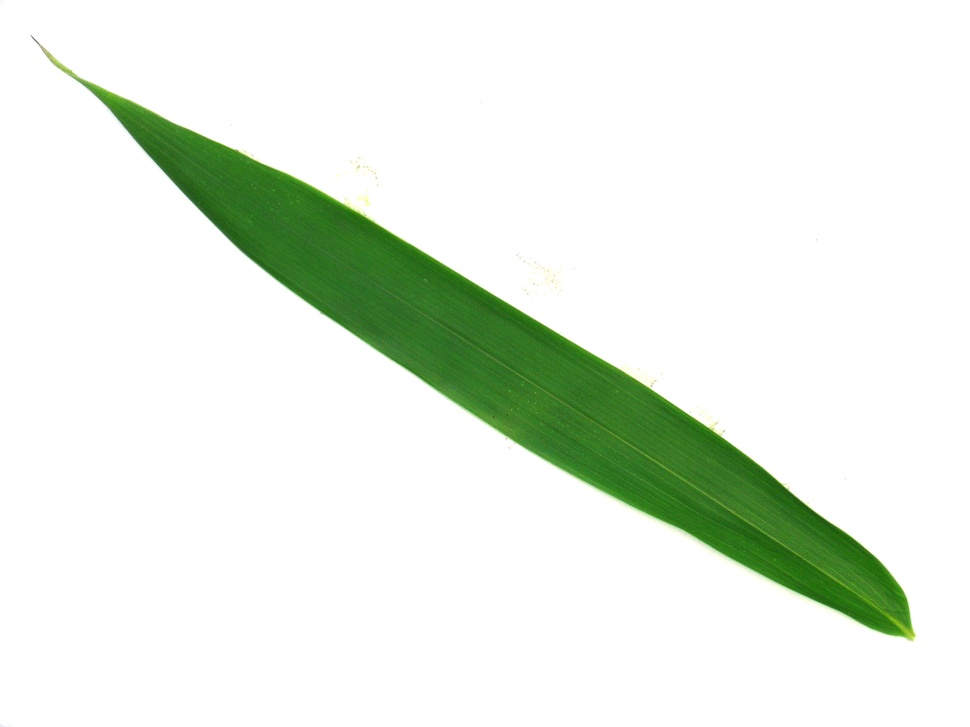
#> input picture data/raw/1025.jpg, 970 x 727 px, shrunk from 1600 x 1200 before the run
$ python shape.py ../../data/raw/1025.jpg
#> lines starting #> are read from the running program, lines starting #| are printed output that depends on the picture; long printed decimals are rounded
### features/extractors/base.py
"""Abstract Base Class — Khuôn mẫu chung cho các Extractor."""

from abc import ABC, abstractmethod
import cv2
import numpy as np


class BaseExtractor(ABC):
    """
    Lớp cơ sở cho mọi feature extractor.

    Mọi extractor phải implement method `extract(image_path) -> dict`.
    Cung cấp sẵn `_read_image()` hỗ trợ đường dẫn Unicode trên Windows.
    """

    def _read_image(self, image_path: str) -> np.ndarray:
        """Đọc ảnh từ đường dẫn, hỗ trợ Unicode Windows."""
#> called with image_path = '../../data/raw/1025.jpg'
        buf = np.fromfile(image_path, dtype=np.uint8)
        image = cv2.imdecode(buf, cv2.IMREAD_COLOR)
#> image is the input picture: shape (727, 970, 3); mean B, G, R 227.9, 238.3, 230.4
        if image is None:
            raise ValueError(f"Không thể đọc ảnh: {image_path}")
        return image

    def _get_leaf_mask(self, image: np.ndarray) -> np.ndarray:
        """Tạo binary mask phân tách lá khỏi nền đen (threshold=10)."""
        gray = cv2.cvtColor(image, cv2.COLOR_BGR2GRAY)
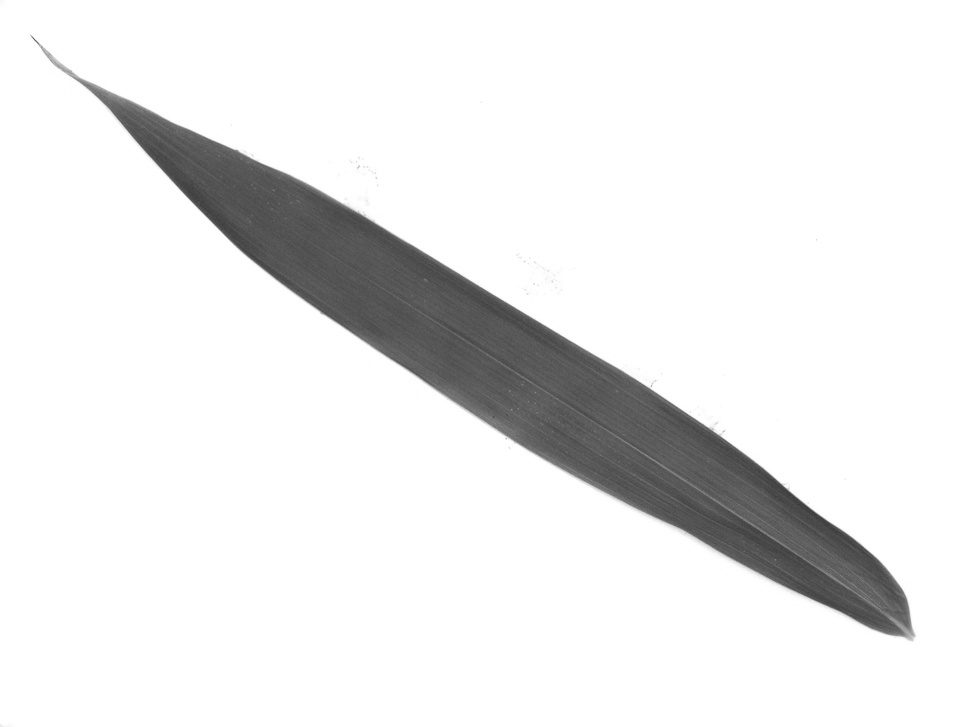
#> gray: shape (727, 970); min 57, max 255, mean 234.8
        _, mask = cv2.threshold(gray, 10, 255, cv2.THRESH_BINARY)
#> mask: shape (727, 970); every value is 255
        return mask

    # [4 lines left out: function extract, not called in this run]

### features/extractors/shape.py
"""Shape extractor — 10 chiều: 7 hình học + 3 Hu moments (log-transformed)."""

import math

import cv2
import numpy as np

from features.extractors.base import BaseExtractor


class ShapeExtractor(BaseExtractor):
    """
    Trích xuất 10 đặc trưng hình dáng từ ảnh lá (giả định nền đen).

    Thứ tự trong vector (bắt buộc — định nghĩa shape_vector VECTOR(10)):
      F01 aspect_ratio          = min(w,h) / max(w,h)
      F02 solidity              = area / convex_area
      F03 circularity           = 4πA / P²
      F04 convexity             = perimeter_hull / perimeter_contour
      F05 extent                = area / (w · h)
      F06 eccentricity          = sqrt(1 - b²/a²) từ fitEllipse
      F07 relative_center_of_mass = min(cy - y_bb, y_bb + h - cy) / h
      F08 hu_1   (log-transformed)
      F09 hu_2   (log-transformed)
      F10 hu_3   (log-transformed)
    """

    def extract(self, image_path: str) -> dict:
        image = self._read_image(image_path)
        mask = self._get_leaf_mask(image)

        contours, _ = cv2.findContours(mask, cv2.RETR_EXTERNAL, cv2.CHAIN_APPROX_SIMPLE)
#> contours = [[[0, 0], [0, 726], [969, 726], [969, 0]]]
        if not contours:
            raise ValueError("Không tìm thấy chiếc lá trong ảnh.")

        c = max(contours, key=cv2.contourArea)
#> c = [[0, 0], [0, 726], [969, 726], [969, 0]]
        area = cv2.contourArea(c)
#> area = 703494
        perimeter = cv2.arcLength(c, True)
#> perimeter = 3390
        if area == 0 or perimeter == 0:
            raise ValueError("Contour không hợp lệ (diện tích hoặc chu vi = 0).")

        x, y, w, h = cv2.boundingRect(c)
#> x = 0; y = 0; w = 970; h = 727

        # F01 aspect_ratio
        aspect_ratio = min(w, h) / max(w, h) if max(w, h) > 0 else 0.0
#> aspect_ratio = 0.749

        # F05 extent
        rect_area = w * h
#> rect_area = 705190
        extent = area / rect_area if rect_area > 0 else 0.0
#> extent = 0.998

        # F02 solidity, F04 convexity
        hull = cv2.convexHull(c)
#> hull = [[969, 0], [969, 726], [0, 726], [0, 0]]
        hull_area = cv2.contourArea(hull)
#> hull_area = 703494
        hull_perimeter = cv2.arcLength(hull, True)
#> hull_perimeter = 3390
        solidity = area / hull_area if hull_area > 0 else 0.0
#> solidity = 1
        convexity = hull_perimeter / perimeter if perimeter > 0 else 0.0
#> convexity = 1

        # F03 circularity
        circularity = (4.0 * math.pi * area) / (perimeter ** 2)
#> circularity = 0.769

        # F06 eccentricity
        eccentricity = 0.0
        if len(c) >= 5:
            (_, _), (MA, ma), _ = cv2.fitEllipse(c)
            a = max(MA, ma) / 2.0
            b = min(MA, ma) / 2.0
            if a > 0:
                eccentricity = math.sqrt(max(0.0, 1.0 - (b ** 2) / (a ** 2)))

        # F07 relative_center_of_mass — khoảng cách trọng tâm tới mép gần hơn / chiều cao bbox
        moments = cv2.moments(c)
#> moments = moments, m00 703494, centre m10/m00, m01/m00 = (484.5, 363)
        relative_center_of_mass = 0.0
        if moments["m00"] != 0 and h > 0:
            cy = moments["m01"] / moments["m00"]
#> cy = 363
            relative_center_of_mass = min(cy - y, (y + h) - cy) / h
#> relative_center_of_mass = 0.499

        # F08-F10 Hu moments với log-transform: -sign(h) · log10(|h|)
        hu_raw = cv2.HuMoments(moments).flatten()
#> hu_raw = [0.174, 0.00238, 9.96e-34, 1.11e-34, 1.03e-68, -3.24e-36, -3.53e-68]
        hu = []
        for i in range(3):
            val = float(hu_raw[i])
            if val == 0.0:
                hu.append(0.0)
            else:
                hu.append(-math.copysign(1.0, val) * math.log10(abs(val) + 1e-10))
#> this loop made 3 passes
#> val on passes 1 to 3: 0.174, 0.00238, 9.96e-34
#> after the loop, hu = [0.76, 2.62, 10]

        return {
            "aspect_ratio": float(aspect_ratio),
            "solidity": float(solidity),
            "circularity": float(circularity),
            "convexity": float(convexity),
            "extent": float(extent),
            "eccentricity": float(eccentricity),
            "relative_center_of_mass": float(relative_center_of_mass),
            "hu_moment_1": hu[0],
            "hu_moment_2": hu[1],
            "hu_moment_3": hu[2],
        }


if __name__ == "__main__":
    import os
    import sys

    test_image = sys.argv[1] if len(sys.argv) > 1 else \
        "d:/tailieuhoctap/Nam4Ky2/Multimedia_database_system/leafsearch_project/data/processed/1001.jpg"

    if not os.path.exists(test_image):
        print(f"Ảnh test không tồn tại: {test_image}")
        sys.exit(1)

    extractor = ShapeExtractor()
    features = extractor.extract(test_image)
#> features = 10 items
    print(f"Số chiều: {len(features)}")
#| Số chiều: 10
    for k, v in features.items():
        print(f"  {k}: {v:.6f}")
#> this loop made 10 passes
#> (k, v) on passes 1 to 10: ('aspect_ratio', 0.749), ('solidity', 1), ('circularity', 0.769), ('convexity', 1), ('extent', 0.998), ('eccentricity', 0), ('relative_center_of_mass', 0.499), ('hu_moment_1', 0.76), ('hu_moment_2', 2.62), ('hu_moment_3', 10)
#|   aspect_ratio: 0.7495
#|   solidity: 1.000
#|   circularity: 0.7693
#|   convexity: 1.000
#|   extent: 0.9976
#|   eccentricity: 0
#|   relative_center_of_mass: 0.4993
#|   hu_moment_1: 0.7603
#> (further printed lines are left out)

$ run again, on data/raw/1067.jpg
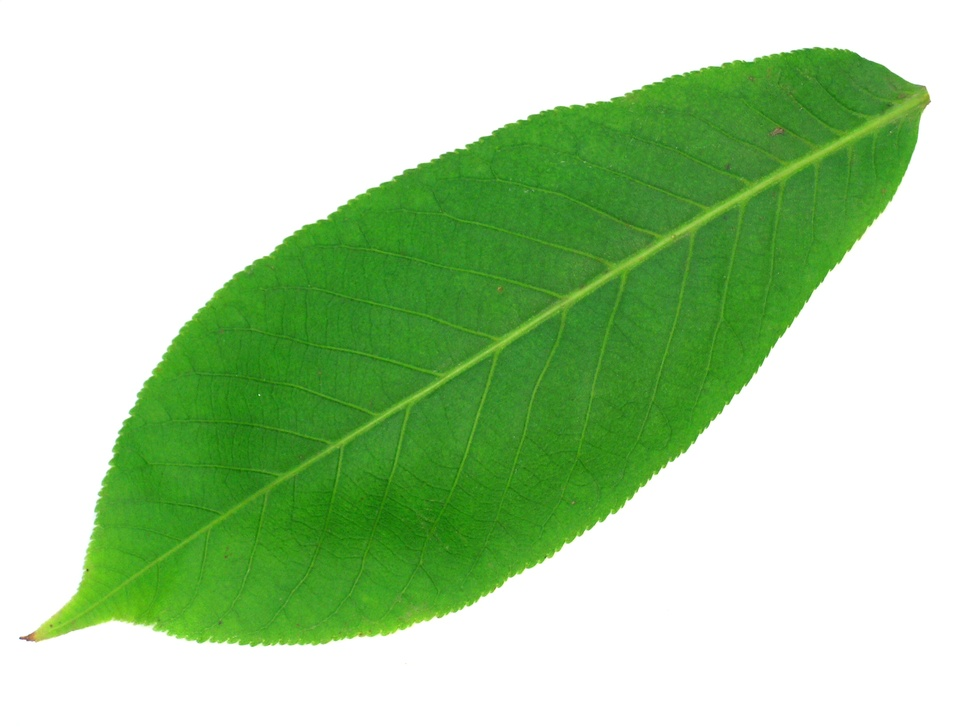
#> input picture data/raw/1067.jpg, 970 x 727 px, shrunk from 1600 x 1200 before the run
#> in _read_image, image is the input picture: shape (727, 970, 3); mean B, G, R 165, 210.2, 176
#> in _get_leaf_mask, `gray = cv2.cvtColor(image, cv2.COLOR_BGR2GRAY)`:
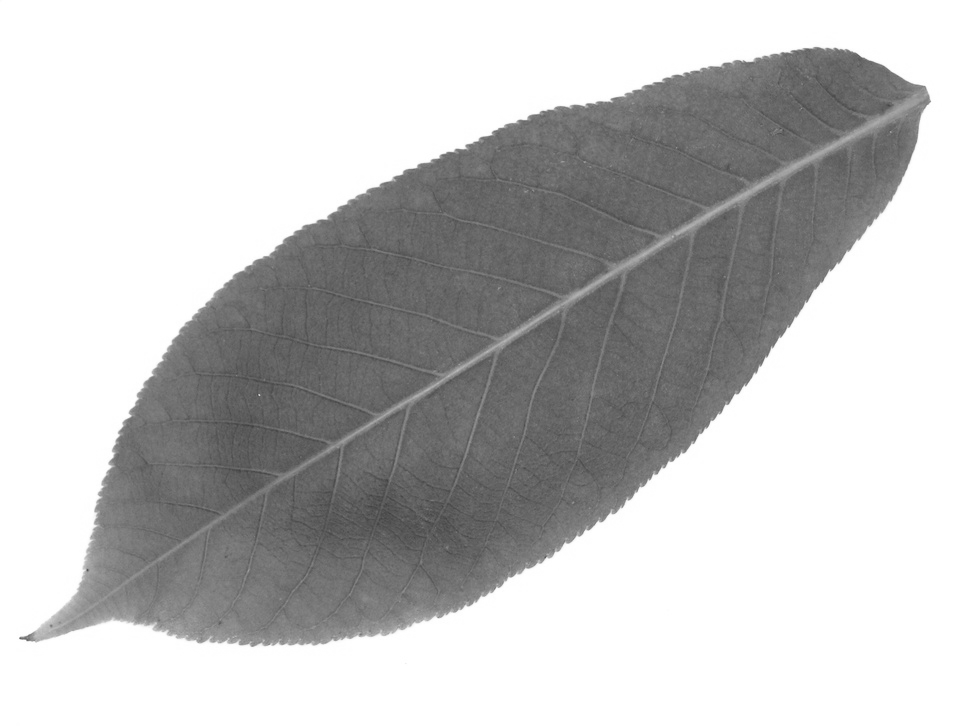
#> gray: shape (727, 970); min 64, max 255, mean 194.8
#> mask: shape (727, 970); every value is 255
#> contours = [[[0, 0], [0, 726], [969, 726], [969, 0]]]
#> c = [[0, 0], [0, 726], [969, 726], [969, 0]]
#> area = 703494
#> perimeter = 3390
#> x = 0; w = 970; h = 727
#> aspect_ratio = 0.749
#> rect_area = 705190
#> extent = 0.998
#> hull = [[969, 0], [969, 726], [0, 726], [0, 0]]
#> hull_area = 703494
#> hull_perimeter = 3390
#> solidity = 1
#> circularity = 0.769
#> moments = moments, m00 703494, centre m10/m00, m01/m00 = (484.5, 363)
#> cy = 363
#> relative_center_of_mass = 0.499
#> hu_raw = [0.174, 0.00238, 9.96e-34, 1.11e-34, 1.03e-68, -3.24e-36, -3.53e-68]
#> the loop in extract, `for i in range(3):` made 3 passes
#> val on passes 1 to 3: 0.174, 0.00238, 9.96e-34
#> after the loop in extract, `for i in range(3):`: hu = [0.76, 2.62, 10]
#> features = 10 items
#| Số chiều: 10
#> the loop `for k, v in features.items():` made 10 passes
#> (k, v) on passes 1 to 8: ('aspect_ratio', 0.749), ('solidity', 1), ('circularity', 0.769), ('convexity', 1), ('extent', 0.998), ('eccentricity', 0), ('relative_center_of_mass', 0.499), ('hu_moment_1', 0.76)
#> (printed output is left out)

$ run again, on data/raw/1077.jpg
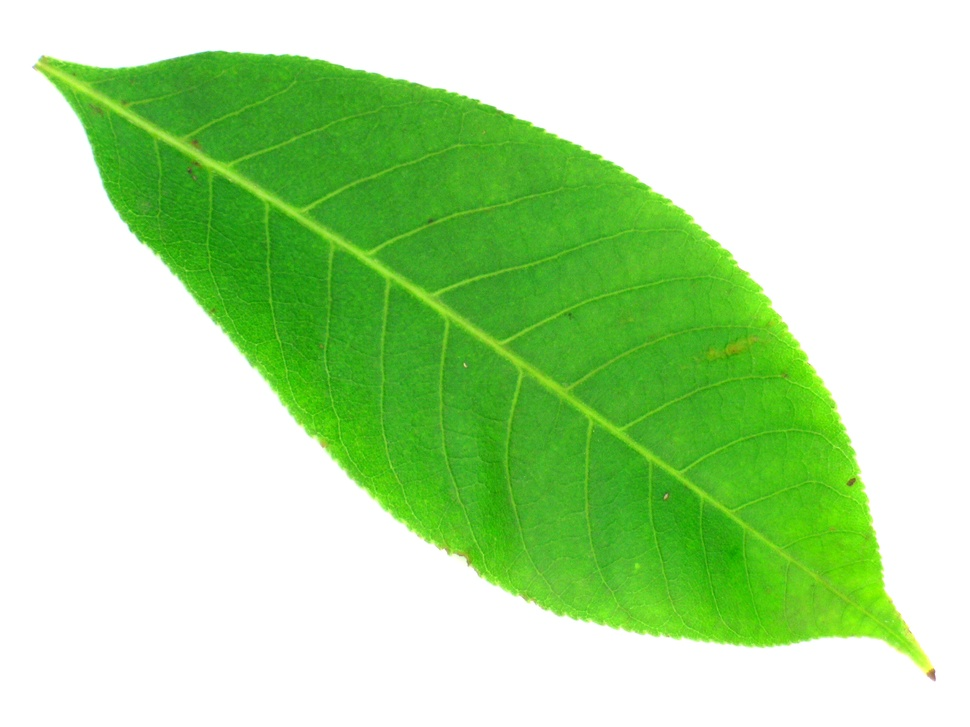
#> input picture data/raw/1077.jpg, 970 x 727 px, shrunk from 1600 x 1200 before the run
#> in _read_image, image is the input picture: shape (727, 970, 3); mean B, G, R 164.3, 224.7, 181.9
#> in _get_leaf_mask, `gray = cv2.cvtColor(image, cv2.COLOR_BGR2GRAY)`:
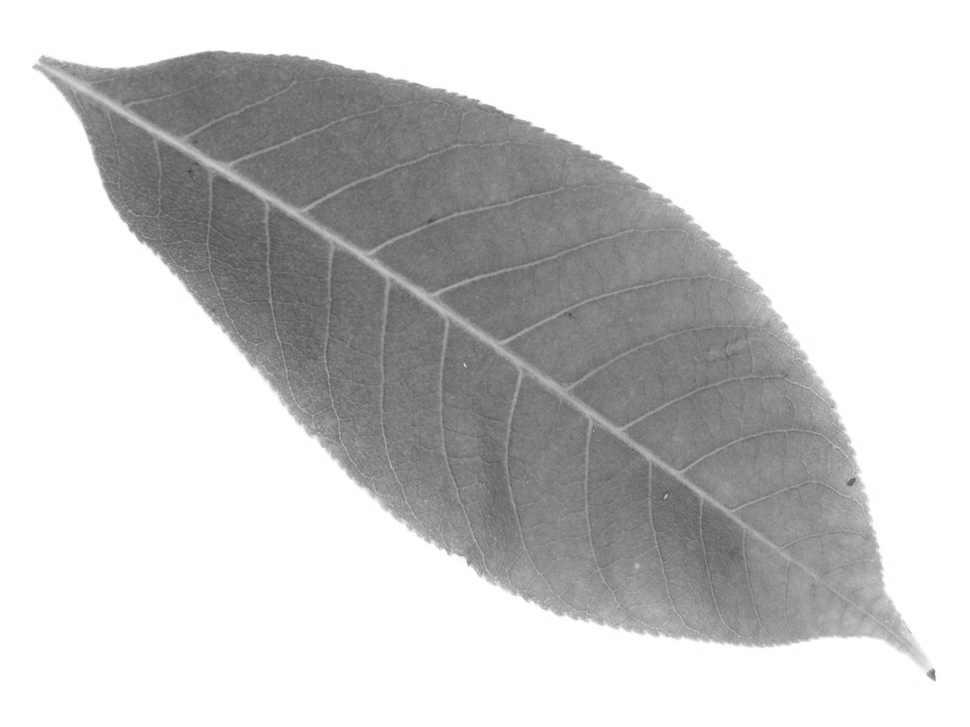
#> gray: shape (727, 970); min 62, max 255, mean 205
#> mask: shape (727, 970); every value is 255
#> contours = [[[0, 0], [0, 726], [969, 726], [969, 0]]]
#> c = [[0, 0], [0, 726], [969, 726], [969, 0]]
#> area = 703494
#> perimeter = 3390
#> x = 0; w = 970; h = 727
#> aspect_ratio = 0.749
#> rect_area = 705190
#> extent = 0.998
#> hull = [[969, 0], [969, 726], [0, 726], [0, 0]]
#> hull_area = 703494
#> hull_perimeter = 3390
#> solidity = 1
#> circularity = 0.769
#> moments = moments, m00 703494, centre m10/m00, m01/m00 = (484.5, 363)
#> cy = 363
#> relative_center_of_mass = 0.499
#> hu_raw = [0.174, 0.00238, 9.96e-34, 1.11e-34, 1.03e-68, -3.24e-36, -3.53e-68]
#> the loop in extract, `for i in range(3):` made 3 passes
#> val on passes 1 to 3: 0.174, 0.00238, 9.96e-34
#> after the loop in extract, `for i in range(3):`: hu = [0.76, 2.62, 10]
#> features = 10 items
#| Số chiều: 10
#> the loop `for k, v in features.items():` made 10 passes
#> (k, v) on passes 1 to 8: ('aspect_ratio', 0.749), ('solidity', 1), ('circularity', 0.769), ('convexity', 1), ('extent', 0.998), ('eccentricity', 0), ('relative_center_of_mass', 0.499), ('hu_moment_1', 0.76)
#> (printed output is left out)

$ run again, on data/raw/1088.jpg
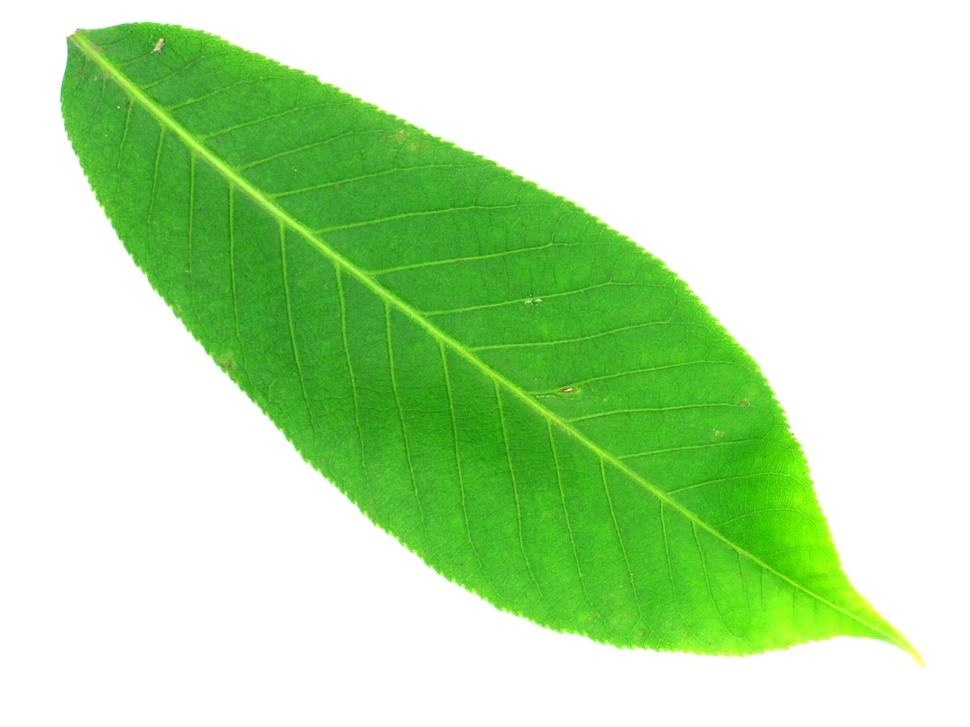
#> input picture data/raw/1088.jpg, 970 x 727 px, shrunk from 1600 x 1200 before the run
#> in _read_image, image is the input picture: shape (727, 970, 3); mean B, G, R 172.9, 227.6, 187.1
#> in _get_leaf_mask, `gray = cv2.cvtColor(image, cv2.COLOR_BGR2GRAY)`:
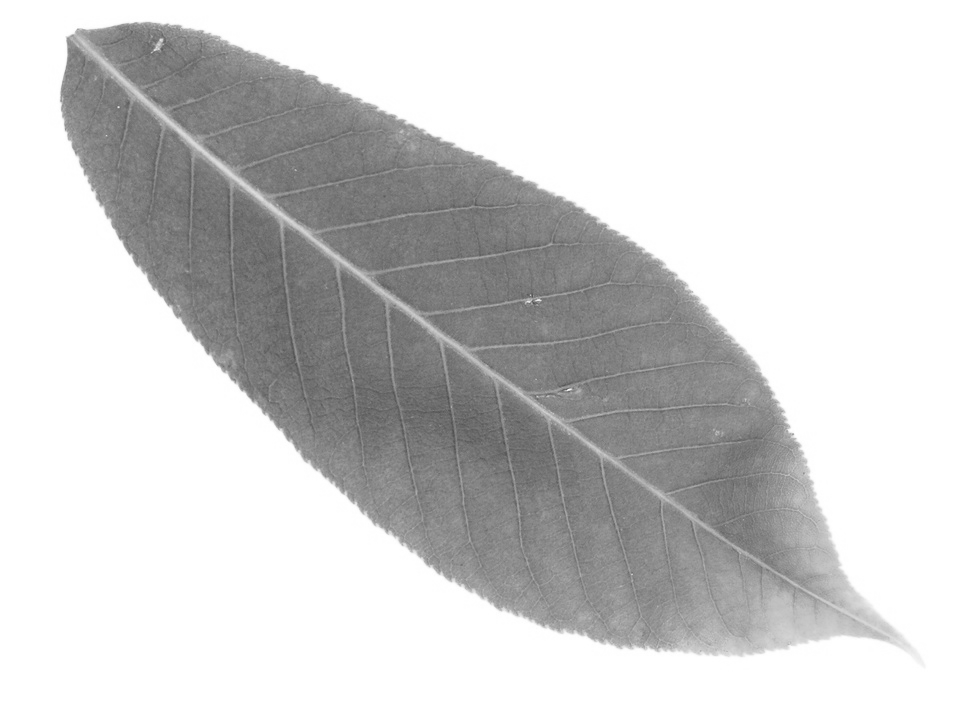
#> gray: shape (727, 970); min 76, max 255, mean 209.2
#> mask: shape (727, 970); every value is 255
#> contours = [[[0, 0], [0, 726], [969, 726], [969, 0]]]
#> c = [[0, 0], [0, 726], [969, 726], [969, 0]]
#> area = 703494
#> perimeter = 3390
#> x = 0; w = 970; h = 727
#> aspect_ratio = 0.749
#> rect_area = 705190
#> extent = 0.998
#> hull = [[969, 0], [969, 726], [0, 726], [0, 0]]
#> hull_area = 703494
#> hull_perimeter = 3390
#> solidity = 1
#> circularity = 0.769
#> moments = moments, m00 703494, centre m10/m00, m01/m00 = (484.5, 363)
#> cy = 363
#> relative_center_of_mass = 0.499
#> hu_raw = [0.174, 0.00238, 9.96e-34, 1.11e-34, 1.03e-68, -3.24e-36, -3.53e-68]
#> the loop in extract, `for i in range(3):` made 3 passes
#> val on passes 1 to 3: 0.174, 0.00238, 9.96e-34
#> after the loop in extract, `for i in range(3):`: hu = [0.76, 2.62, 10]
#> features = 10 items
#| Số chiều: 10
#> the loop `for k, v in features.items():` made 10 passes
#> (k, v) on passes 1 to 8: ('aspect_ratio', 0.749), ('solidity', 1), ('circularity', 0.769), ('convexity', 1), ('extent', 0.998), ('eccentricity', 0), ('relative_center_of_mass', 0.499), ('hu_moment_1', 0.76)
#> (printed output is left out)
